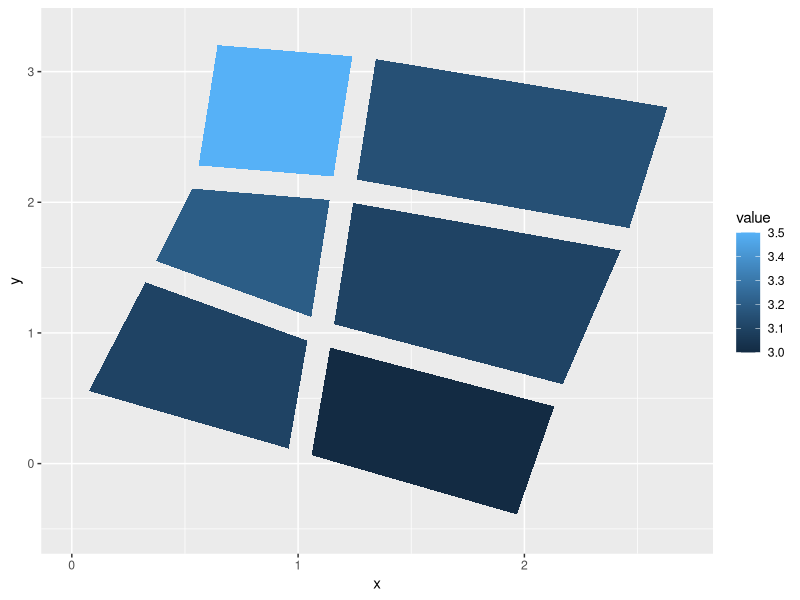
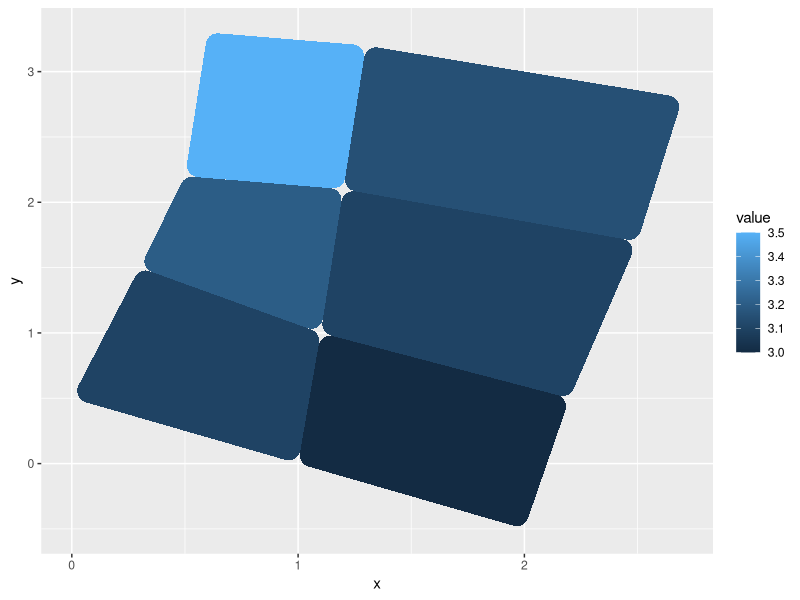
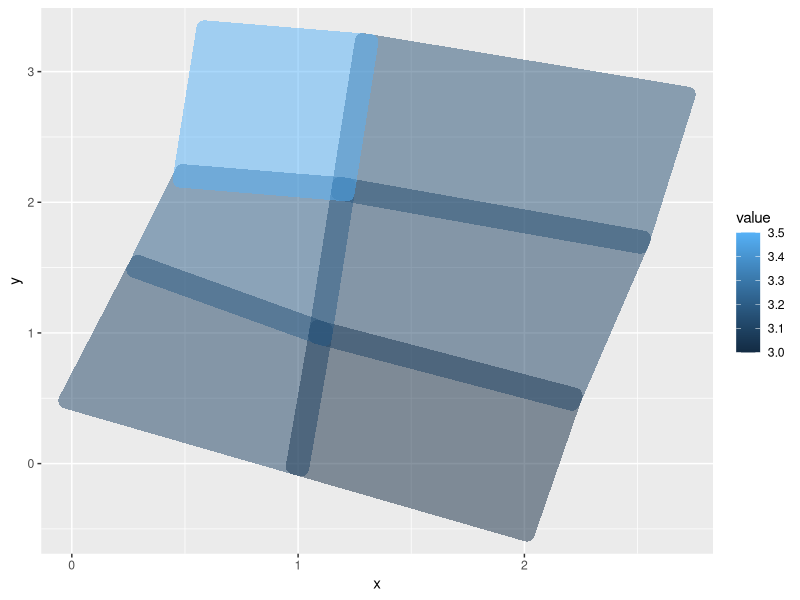
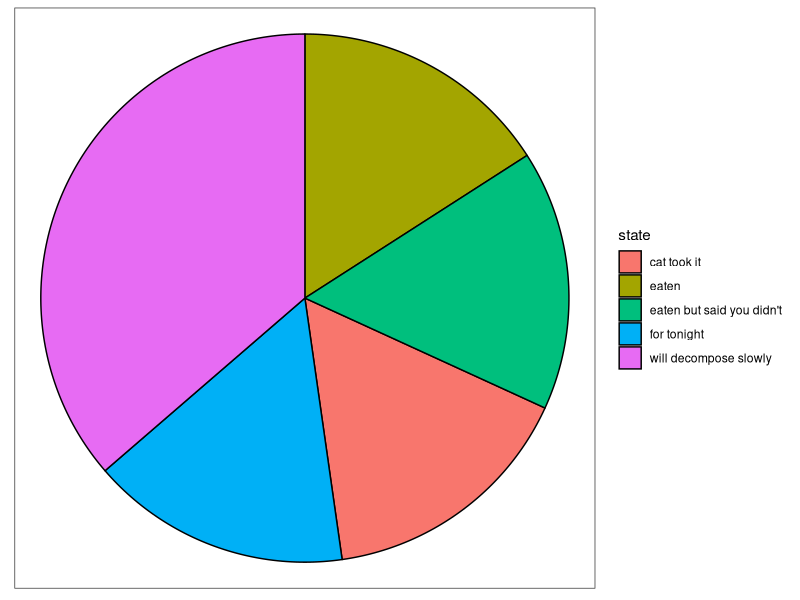
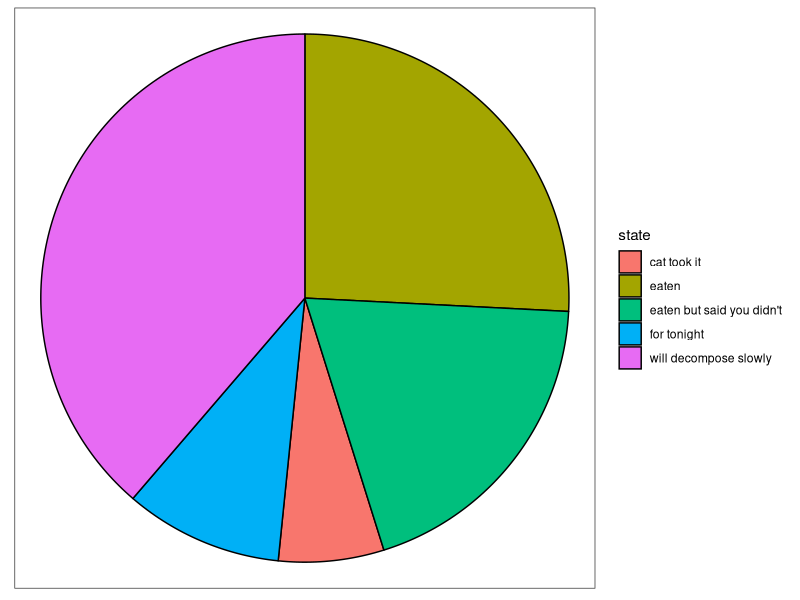
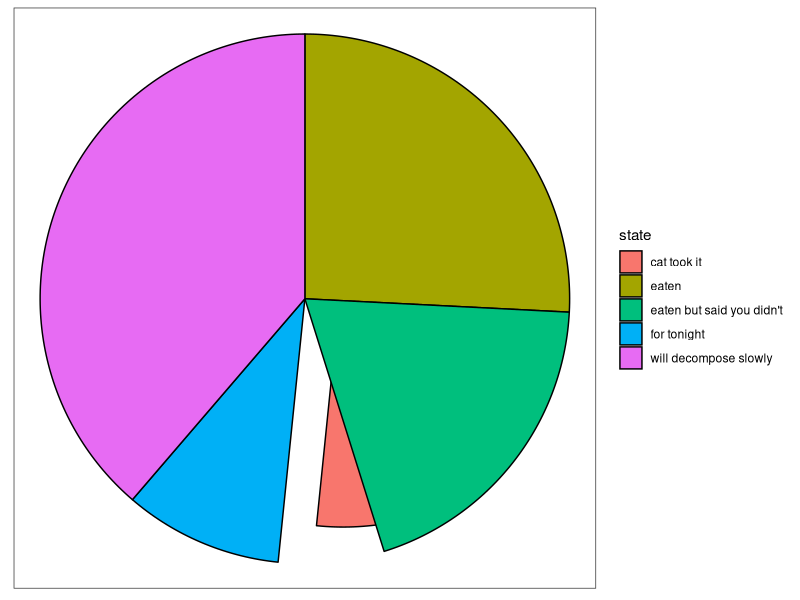
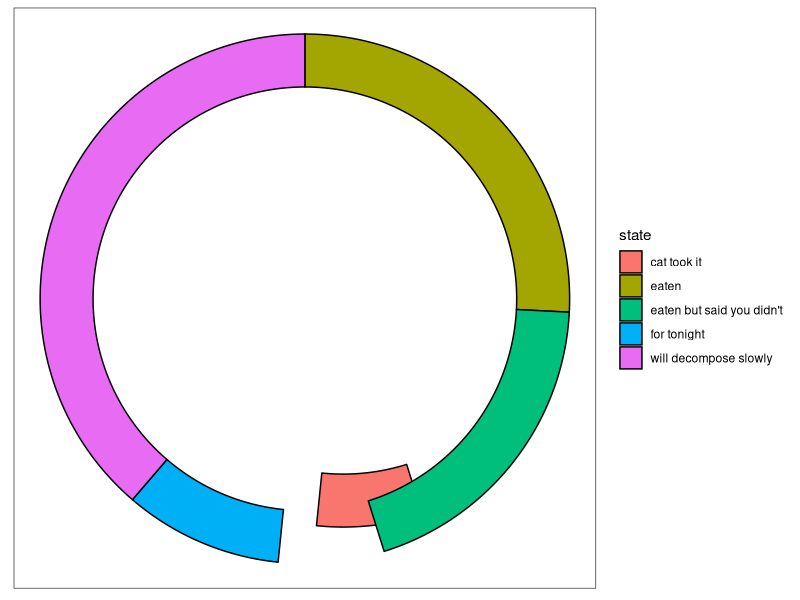
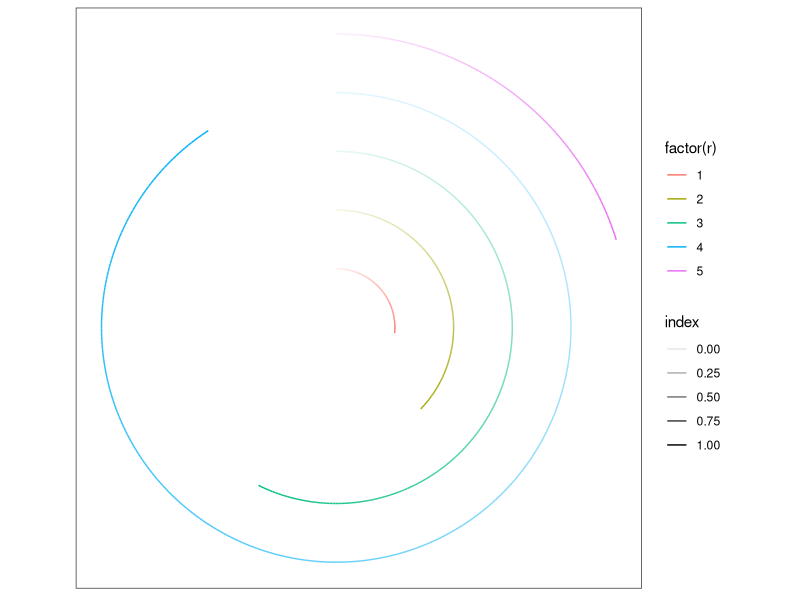

R code for these plots, in order: (Note: this script raises an error after producing the figures.)
## ---- chunk 1
library(ggforce)
set.seed(1)
## ---- chunk 2
# Adapted from geom_polygon documentation
ids <- factor(c("1.1", "2.1", "1.2", "2.2", "1.3", "2.3"))

values <- data.frame(
  id = ids,
  value = c(3, 3.1, 3.1, 3.2, 3.15, 3.5)
)

positions <- data.frame(
  id = rep(ids, each = 4),
  x = c(2, 1, 1.1, 2.2, 1, 0, 0.3, 1.1, 2.2, 1.1, 1.2, 2.5, 1.1, 0.3,
  0.5, 1.2, 2.5, 1.2, 1.3, 2.7, 1.2, 0.5, 0.6, 1.3),
  y = c(-0.5, 0, 1, 0.5, 0, 0.5, 1.5, 1, 0.5, 1, 2.1, 1.7, 1, 1.5,
  2.2, 2.1, 1.7, 2.1, 3.2, 2.8, 2.1, 2.2, 3.3, 3.2)
)

datapoly <- merge(values, positions, by = c("id"))

ggplot(datapoly, aes(x = x, y = y)) +
  geom_shape(aes(fill = value, group = id), expand = unit(-3, 'mm'))
ggplot(datapoly, aes(x = x, y = y)) +
  geom_shape(aes(fill = value, group = id), radius = unit(3, 'mm'))
ggplot(datapoly, aes(x = x, y = y)) +
  geom_shape(aes(fill = value, group = id), expand = unit(3, 'mm'), radius = unit(2, 'mm'), alpha = 0.5)
## ---- chunk 3
# We'll start by defining some dummy data
pie <- data.frame(
    state = c('eaten', 'eaten but said you didn\'t', 'cat took it', 
              'for tonight', 'will decompose slowly'),
    focus = c(0.2, 0, 0, 0, 0),
    start = c(0, 1, 2, 3, 4),
    end = c(1, 2, 3, 4, 2*pi),
    amount = c(4,3, 1, 1.5, 6),
    stringsAsFactors = FALSE
)

p <- ggplot() + theme_no_axes() + coord_fixed()

# For low level control you define the start and end angles yourself
p + geom_arc_bar(aes(x0 = 0, y0 = 0, r0 = 0, r = 1, start = start, end = end, 
                     fill = state),
                 data = pie)

# But often you'll have values associated with each wedge. Use stat_pie then
p + geom_arc_bar(aes(x0 = 0, y0 = 0, r0 = 0, r = 1, amount = amount, 
                     fill = state),
                 data = pie, stat = 'pie')

# The wedges can be exploded away from the centre using the explode aesthetic
p + geom_arc_bar(aes(x0 = 0, y0 = 0, r0 = 0, r = 1, amount = amount, 
                     fill = state, explode = focus),
                 data = pie, stat = 'pie')

# And a donut can be made by setting r0 to something > 0
p + geom_arc_bar(aes(x0 = 0, y0 = 0, r0 = 0.8, r = 1, amount = amount, 
                     fill = state, explode = focus),
                 data = pie, stat = 'pie')
## ---- chunk 4
arcs <- data.frame(
    start = 0,
    end = runif(5) * 2*pi,
    r = seq_len(5)
)
p <- ggplot() + theme_no_axes() + coord_fixed()

p + geom_arc(aes(x0 = 0, y0 = 0, r = r, start = start, end = end, 
                 alpha = ..index.., colour = factor(r)), data = arcs)

# The 0 version will not properly expand the axes, as their extend is only
# known at draw time
p + geom_arc0(aes(x0 = 0, y0 = 0, r = r, start = start, end = end, 
                 colour = factor(r)), data = arcs, ncp = 50)

# The 2 version allow you to create gradients, but the input data format is
# different
arcs <- rbind(data.frame(end = 0, r = 1:5), arcs[, c('end', 'r')])
arcs$col <- sample(5, 10, TRUE)
p + geom_arc2(aes(x0 = 0, y0 = 0, r = r, group = r, end = end, 
                  colour = factor(col)), data = arcs, size = 3)

## ---- chunk 5
# Here are some data describing some circles
circles <- data.frame(
    x0 = rep(1:3, 2),
    y0 =  rep(1:2, each=3),
    r = seq(0.1, 1, length.out = 6)
)
ggplot() + geom_circle(aes(x0=x0, y0=y0, r=r, fill=r), data=circles)

# As it is related to the coordinate system, coord_fixed() is needed to ensure
# true circularity
ggplot() + geom_circle(aes(x0=x0, y0=y0, r=r, fill=r), data=circles) +
    coord_fixed()

# Use n to set the smoothness of the circle
ggplot() + geom_circle(aes(x0=x0, y0=y0, r=r, fill=r), data=circles, n=10) +
    coord_fixed()
## ---- chunk 6
# Basic usage
ggplot() +
  geom_ellipsis(aes(x0 = 0, y0 = 0, a = 10, b = 3, angle = 0)) +
  coord_fixed()

# Rotation
# Note that it expects radians and rotates the ellipse counter-clockwise
ggplot() +
  geom_ellipsis(aes(x0 = 0, y0 = 0, a = 10, b = 3, angle = pi/4)) +
  coord_fixed()
## ---- chunk 7
links <- data.frame(
    x = 0, y = 0, xend = runif(10), yend = runif(10)
)
ggplot() + geom_link(aes(x = x, y = y, xend = xend, yend = yend, 
                         alpha = ..index..), data = links)

# The 2 version also allows for drawing paths
links2 <- data.frame(
    x = runif(10), y = runif(10), group = rep(c(1,2), each = 5), 
    colour = sample(5, 10, TRUE)
)
ggplot() + geom_link2(aes(x = x, y = y, group = group, colour = factor(colour)), 
                      data = links2)
## ---- chunk 8
beziers <- data.frame(
    x = c(1, 2, 3, 4, 4, 6, 6),
    y = c(0, 2, 0, 0, 2, 2, 0),
    type = rep(c('cubic', 'quadratic'), c(3, 4)),
    point = c('end', 'control', 'end', 'end', 'control', 'control', 'end')
)
help_lines <- data.frame(
    x = c(1, 3, 4, 6),
    xend = c(2, 2, 4, 6),
    y = 0,
    yend = 2
)
ggplot() + geom_segment(aes(x = x, xend = xend, y = y, yend = yend), 
                        data = help_lines, 
                        arrow = arrow(length = unit(c(0, 0, 0.5, 0.5), 'cm')), 
                        colour = 'grey') + 
    geom_bezier(aes(x= x, y = y, group = type, linetype = type), 
                data = beziers) + 
    geom_point(aes(x = x, y = y, colour = point), data = beziers)
## ---- chunk 9
data <- data.frame(
  x = rep(0, 10),
  y = 1:10,
  xend = 1:10,
  yend = 2:11
)
ggplot(data) +
  geom_diagonal(aes(x, y, xend = xend, yend = yend))
## ---- chunk 10
data <- data.frame(
  x = c(1, 2, 2, 1, 2, 3, 3, 2),
  y = c(1, 2, 3, 2, 3, 1, 2, 5),
  group = c(1, 1, 1, 1, 2, 2, 2, 2)
)
ggplot(data) +
  geom_diagonal_wide(aes(x, y, group = group), 
                     colour = 'black', fill = 'steelblue', radius = 0.01)
## ---- chunk 11
data <- reshape2::melt(Titanic)
head(data)
data <- gather_set_data(data, 1:4)
head(data)
ggplot(data, aes(x, id = id, split = y, value = value)) +
  geom_parallel_sets(aes(fill = Sex), alpha = 0.3, axis.width = 0.1) +
  geom_parallel_sets_axes(axis.width = 0.1) +
  geom_parallel_sets_labels(colour = 'white')
## ---- chunk 12
spline <- data.frame(
    x = runif(5), y = runif(5), group = 1
)
ggplot(spline) + geom_path(aes(x = x, y = y, group = group), colour = 'grey') + 
    geom_bspline(aes(x = x, y = y, group = group)) + 
    geom_point(aes(x = x, y = y))
## ---- chunk 13
###Sample gaussian distributions with 1, 2 and 3 modes.
df <- data.frame(
  "Distribution" = c(rep("Unimodal", 500),
                     rep("Bimodal", 250),
                     rep("Trimodal", 600)),
  "Value" = c(rnorm(500, 6, 1),
              rnorm(200, 3, .7), rnorm(50, 7, 0.4),
              rnorm(200, 2, 0.7), rnorm(300, 5.5, 0.4), rnorm(100, 8, 0.4))
)

# Reorder levels
df$Distribution <- factor(df$Distribution,
                          levels(df$Distribution)[c(3, 1, 2)])

p <- ggplot(df, aes(Distribution, Value))
p + geom_violin(aes(fill = Distribution))
p + geom_sina(aes(color = Distribution), size = 1)
## ---- chunk 14
ggplot() +
  geom_spiro(aes(R = 10, r = 3, d = 5))
# Only draw a portion
ggplot() +
  geom_spiro(aes(R = 10, r = 3, d = 5), revolutions = 1.2)
# Let the inner gear circle the outside of the outer gear
ggplot() +
  geom_spiro(aes(R = 10, r = 3, d = 5, outer = TRUE))
## ---- chunk 15
# Standard facetting
ggplot(diamonds) +
  geom_point(aes(carat, price), alpha = 0.1) +
  facet_wrap(~cut:clarity, ncol = 3)

# Pagination
ggplot(diamonds) +
  geom_point(aes(carat, price), alpha = 0.1) +
  facet_wrap_paginate(~cut:clarity, ncol = 3, nrow = 3, page = 1)

# Works with grid as well
ggplot(diamonds) +
  geom_point(aes(carat, price), alpha = 0.1) +
  facet_grid_paginate(color~cut:clarity, ncol = 3, nrow = 3, page = 4)
## ---- chunk 16
p <- ggplot(diamonds) +
  geom_point(aes(carat, price), alpha = 0.1) +
  facet_wrap_paginate(~cut:clarity, ncol = 3, nrow = 3, page = 1)
n_pages(p)
## ---- chunk 17
ggplot(iris, aes(Petal.Length, Petal.Width, colour = Species)) +
    geom_point() +
    facet_zoom(x = Species == "versicolor")
## ---- chunk 18
ggplot(iris, aes(Petal.Length, Petal.Width, colour = Species)) +
    geom_point() +
    facet_zoom(y = Species == "versicolor")
## ---- chunk 19
# Zoom in on versicolor on both axes
ggplot(iris, aes(Petal.Length, Petal.Width, colour = Species)) +
    geom_point() +
    facet_zoom(xy = Species == "versicolor")
# Use different zoom criteria on each axis
ggplot(iris, aes(Petal.Length, Petal.Width, colour = Species)) +
    geom_point() +
    facet_zoom(x = Species != 'setosa', y = Species == 'versicolor')
## ---- chunk 20
ggplot(iris, aes(Petal.Length, Petal.Width, colour = Species)) +
    geom_point() +
    facet_zoom(x = Species != 'setosa', y = Species == 'versicolor', 
               split = TRUE)
## ---- chunk 21
volcano3d <- structure(reshape2::melt(volcano), names = c('x', 'y', 'z'))

ggplot() + 
    stat_contour(aes(x, y, z = z), data = cbind(volcano3d, zoom = FALSE), geom = 'contour', colour = 'grey20') + 
    stat_contour(aes(x, y, z = z, fill = ..level..), data = cbind(volcano3d, zoom = TRUE), geom = 'polygon', bins = 30) + 
    facet_zoom(xlim = c(25, 50), ylim = c(20, 40), horizontal = FALSE, zoom.data = zoom, split = T) + 
    scale_fill_distiller(direction = 1, palette = 2) + 
    theme_minimal() + 
    theme(zoom = element_rect(fill = 'grey75', colour = NA), validate = FALSE)
## ---- chunk 22
ggplot(mtcars) + 
    geom_point(aes(mpg, disp, depth = wt)) + 
    scale_depth(range = c(0, 0.2)) + 
    facet_stereo()
## ---- chunk 23
ggplot(mtcars) + 
    geom_point(aes(mpg, disp, depth = wt, colour = wt, size = wt)) + 
    scale_size(range = c(1.5, 3)) + 
    scale_color_gradient(low = 'grey70', high = 'black') + 
    facet_stereo()
## ---- chunk 24
p3 <- power_trans(3)
p3
p3$transform(1:5)
ggplot(mtcars) + geom_point(aes(mpg, cyl)) + scale_y_continuous(trans = p3)
## ---- chunk 25
p3r <- trans_reverser(p3)
p3r
ggplot(mtcars) + geom_point(aes(mpg, cyl)) + scale_y_continuous(trans = p3r)
## ---- chunk 26
line <- data.frame(
    x = seq(0, 10, length.out = 100), 
    y = seq(0, 10, length.out = 100)
)
r_trans <- radial_trans(r.range = c(0, 1), a.range = c(0, 2))
spiral <- r_trans$transform(r = line$x, a = line$y)
ggplot() + geom_path(aes(x, y), data = line, colour = 'red') + 
    geom_path(aes(x, y), data = spiral, colour = 'green')
## ---- chunk 27
# parameterized rotation and translation, fixed shearing
trans <- linear_trans(rotate(a), shear(1, 0), translate(x1, y1))
square <- data.frame(x = c(0, 0, 1, 1), y = c(0, 1, 1, 0))
square2 <- trans$transform(square$x, square$y, a = pi/3, x1 = 4, y1 = 8)
square3 <- trans$transform(square$x, square$y, a = pi/1.5, x1 = 2, y1 = -6)
square_all <- rbind(square, square2, square3)
square_all$group <- rep(1:3, each = 4)
ggplot(square_all, aes(x, y, group = group)) +
    geom_polygon(aes(fill = factor(group)), colour = 'black')
## ---- chunk 28
library(units)
miles <- as_units('miles')
gallon <- as_units('gallon')
horsepower <- as_units('horsepower')
mtcars$consumption <- mtcars$mpg * (miles/gallon)
mtcars$power <- mtcars$hp * horsepower

ggplot(mtcars) +
    geom_point(aes(power, consumption))
## ---- chunk 29
ggplot(mtcars) +
    geom_point(aes(power, 1/consumption))
## ---- chunk 30
ggplot(mtcars) +
    geom_point(aes(power, consumption)) +
    scale_x_unit(unit = 'W') +
    scale_y_unit(unit = 'km/l')
## ---- chunk 31
rocketData <- data.frame(
  x = c(1,1,2,2),
  y = c(1,2,2,3)
)
rocketData <- do.call(rbind, lapply(seq_len(500)-1, function(i) {
  rocketData$y <- rocketData$y - c(0,i/500);
  rocketData$group <- i+1;
  rocketData
}))
rocketData2 <- data.frame(
  x = c(2, 2.25, 2),
  y = c(2, 2.5, 3)
)
rocketData2 <- do.call(rbind, lapply(seq_len(500)-1, function(i) {
  rocketData2$x[2] <- rocketData2$x[2] - i*0.25/500;
  rocketData2$group <- i+1 + 500;
  rocketData2
}))
ggplot() + geom_link(aes(x=2, y=2, xend=3, yend=3, alpha=..index..,
                     size = ..index..), colour='goldenrod', n=500) +
           geom_bezier(aes(x=x, y=y, group=group, colour=..index..),
                       data=rocketData) +
           geom_bezier(aes(x=y, y=x, group=group, colour=..index..),
                       data=rocketData) +
           geom_bezier(aes(x=x, y=y, group=group, colour=1),
                       data=rocketData2) +
           geom_bezier(aes(x=y, y=x, group=group, colour=1),
                       data=rocketData2) +
           geom_text(aes(x=1.65, y=1.65, label='ggplot2', angle=45),
                     colour='white', size=15) +
           coord_fixed() +
           scale_x_reverse() +
           scale_y_reverse() +
           scale_alpha(range=c(1, 0), guide='none') +
           scale_size_continuous(range=c(20, 0.1), trans='exp',
                                 guide='none') +
           scale_color_continuous(guide='none') +
           xlab('') + ylab('') +
           ggtitle('ggforce: Accelerating ggplot2') +
           theme(plot.title = element_text(size = 20))
## ---- chunk 32
sessioninfo::session_info()
